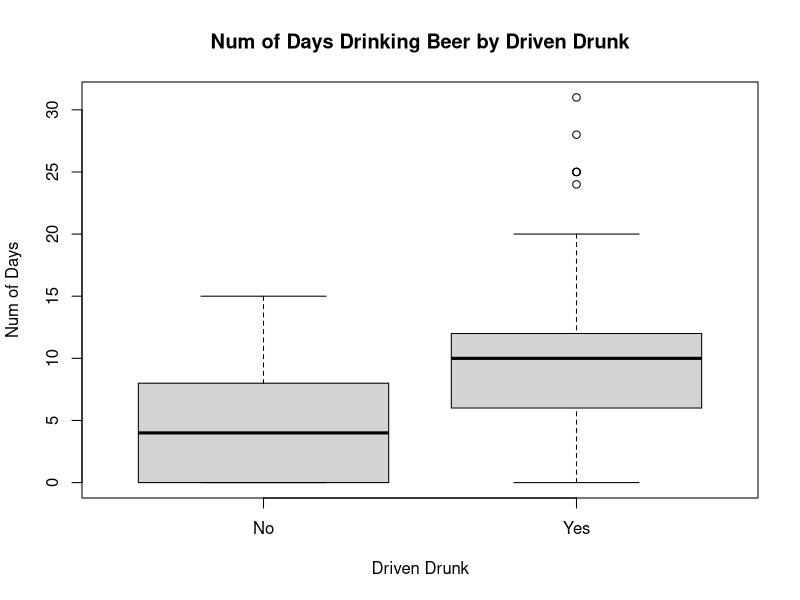
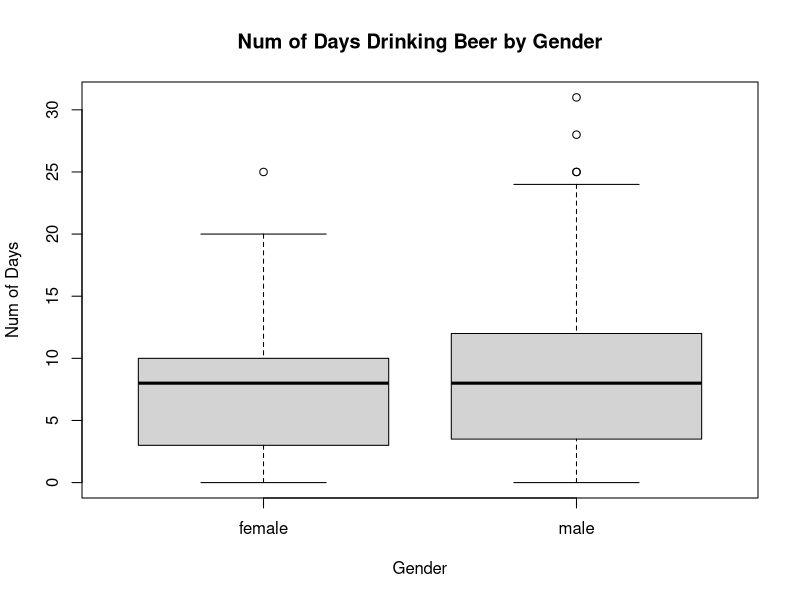

Reproduce these figures in R, in order. (Note: this script raises an error after producing the figures.)
library(ROCR)
Data<-read.table("students.txt", header=T)

##set seed so results are reproducible
set.seed(111)

########################################
##Split data to training and test data##
########################################

##evenly split data into train and test sets
sample.data<-sample.int(nrow(Data), floor(.50*nrow(Data)), replace = F)
train<-Data[sample.data, ]
test<-Data[-sample.data, ]

########################
##EDA on training data##
########################

##tabulate the number and proportion of students who have driven after drinking
table(train$DrivDrnk)
prop.table(table(train$DrivDrnk))

##consider gender and daysbeer as predictors for drvdrnk

##drvdrnk and daysbeer
boxplot(train$DaysBeer~train$DrivDrnk, xlab="Driven Drunk", ylab="Num of Days", main="Num of Days Drinking Beer by Driven Drunk")

##2 way table with gender & drivdrnk
mytab<-table(train$Gender, train$DrivDrnk)
mytab
prop.table(mytab, 1)

##check relationship between predictors
boxplot(train$DaysBeer~train$Gender, xlab="Gender", ylab="Num of Days", main="Num of Days Drinking Beer by Gender")

##################################
##check dummy coding of response##
##################################

contrasts(train$DrivDrnk)


###############################################
##fit logistic regression using training data##
###############################################

result_train<-glm(DrivDrnk~DaysBeer+Gender, family=binomial, data=train)

#######################################
##get output from logistic regression##
#######################################

summary(result_train)

#################################################################################
##Find delta Gsquared test statistic to compare model with intercept-only model##
#################################################################################

TS1<-result_train$null - result_train$dev

1-pchisq(TS1,2)

##4 predictor model

result_4<-glm(DrivDrnk~DaysBeer+Gender+Marijuan+StudyHrs, family=binomial, data=train)

TS2<-result_train$dev - result_4$dev

1-pchisq(TS2,2)

################################################
##Prediction for DaysBeer = 5 and male student##
################################################

newpred<-data.frame(DaysBeer=5, Gender="male", Marijuan="Yes", StudyHrs=10)
predict(result_4,newpred) ##estimated log odds
predict(result_4,newpred,type="response") ##estimated probability

#############
##ROC curve##
#############

##predicted survival rate for test data based on training data
preds<-predict(result_4,newdata=test, type="response")

##produce the numbers associated with classification table
rates<-ROCR::prediction(preds, test$DrivDrnk)

##store the true positive and false postive rates
roc_result<-ROCR::performance(rates,measure="tpr", x.measure="fpr")

##plot ROC curve and overlay the diagonal line for random guessing
plot(roc_result, main="ROC Curve")
lines(x = c(0,1), y = c(0,1), col="red")

###################
##compute the AUC##
###################

auc<-ROCR::performance(rates, measure = "auc")
auc@y.values

##########################################
##confusion matrix when threshold is 0.5##
##########################################
  
confusion.mat<-table(test$DrivDrnk,preds > 0.5)
confusion.mat
